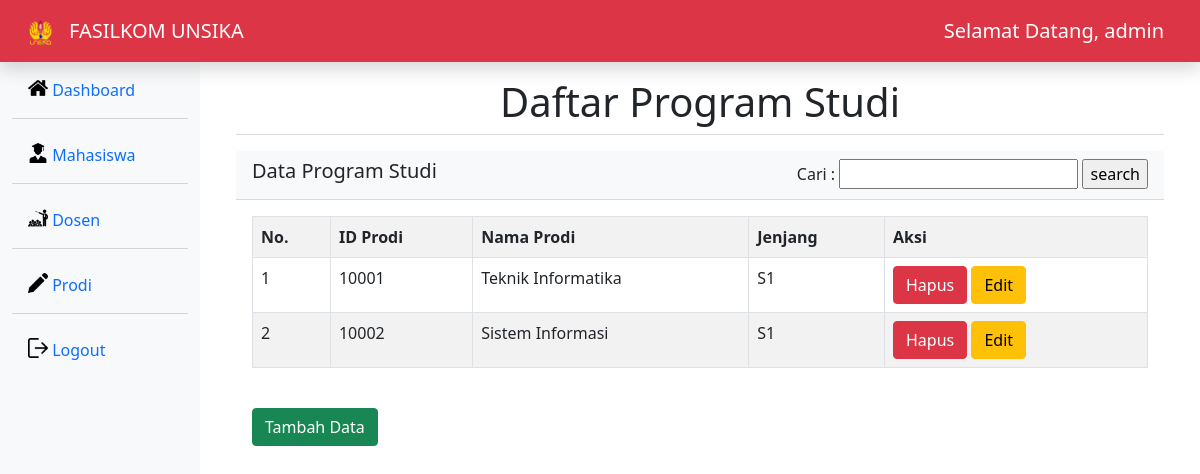
Page /prodi.php (signed in) on the earlier database version.
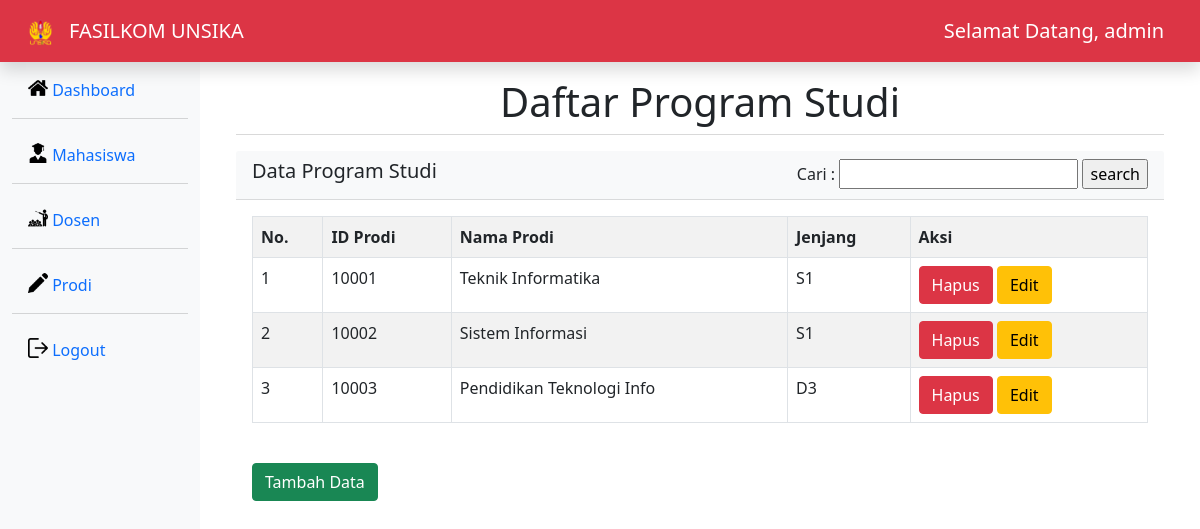
Same page on the later database version.
### tables this page shows
CREATE TABLE `prodi` (
  `id_prodi` int(11) NOT NULL,
  `nama_prodi` varchar(25) NOT NULL,
  `jenjang` varchar(11) NOT NULL
);

### prodi.php (the view, shortened to what this page needs)
<!DOCTYPE html>
<html lang="en">
<head>
    <link rel="stylesheet" href="bootstrap-5.1.3-dist/css/bootstrap.min.css">
</head>
<body>
<nav class="navbar navbar-dark bg-danger flex-md-nowrap p-2 shadow col-12">
    <div class="container-fluid">
        <div class="d-flex flex-row">
            <div class="p-2"><img src="img/Logo_Unsika.png" width="25"></div>
            <div class="p-2"><span class="navbar-brand">FASILKOM UNSIKA</span></div>
        </div>
        <span class="navbar-brand mb-0 float-right">Selamat Datang, <?php echo $_SESSION["username"] ?></span>
    </div>
</nav>
<div class="container-fluid">
	<div class="row">
		<div class="col-md-2 d-none d-md-block bg-light sidebar" style="height: 100vh">
			<div class="sidebar-sticky">
				<ul class="nav flex-column">
                    <li class="nav-item mt-2 active">
						<a class="nav-link" href="index.php">
                        <img src="img/home.png" width="20" height="20" class="d-inline-block align-top">
							Dashboard
						</a>
					</li>
                    <div class="dropdown-divider"></div>
					<li class="nav-item mt-2 active">
						<a class="nav-link" href="mahasiswa.php">
                        <img src="img/student-with-graduation-cap.png" width="20" height="20" class="d-inline-block align-top">
							Mahasiswa
						</a>
					</li>
					<div class="dropdown-divider"></div>
					<li class="nav-item mt-2">
						<a class="nav-link" href="dosen.php">
                        <img src="img/lecture.png" width="20" height="20" class="d-inline-block align-top">
							Dosen
						</a>
					</li>
					<div class="dropdown-divider"></div>
					<li class="nav-item mt-2">
						<a class="nav-link" href="prodi.php">
                        <img src="img/pencil.png" width="20" height="20" class="d-inline-block align-top">
							Prodi
						</a>
					</li>
                    <div class="dropdown-divider"></div>
                    <li class="nav-item mt-2">
						<a class="nav-link" href="logout.php">
                        <img src="img/logout.png" width="20" height="20" class="d-inline-block align-top">
							Logout
						</a>
					</li>
				</ul>
			</div>
		</div>
    <div class="col-10">
            <div class="container-fluid mt-3">
                <h1 class="text-center">Daftar Program Studi</h1>
                <div class="dropdown-divider"></div>
                <div class="car mt-3">
                    <div class="card-header bg-light text-dark d-flex justify-content-between">
                        <h5>Data Program Studi</h5>
                        <form action="prodi.php" method="get">
                            <label>Cari :</label>
                            <input type="text" name="search">
                            <input type="submit" value="search">
                        </form>
                    </div>
                    <div class="card-body">
                        <table class="table table table-bordered table-striped">
                            <tr>
                                <th>No.</th>
                                <th>ID Prodi</th>
                                <th>Nama Prodi</th>
                                <th>Jenjang</th>
                                <th>Aksi</th>
                            </tr>
                            <?php
                            include 'koneksi.php';
                            if(isset($_GET['search'])){
                                $search = $_GET['search'];
                                $data = mysqli_query($koneksi,"SELECT * FROM prodi where nama_prodi like '%".$search."%'
                                OR id_prodi like '%".$search."%' OR jenjang like '%".$search."%'") or die(mysqli_error($koneksi));
                            }else{
                                $data = mysqli_query($koneksi,"SELECT * FROM prodi ORDER BY id_prodi ASC") or die(mysqli_error($koneksi));
                            }
                            $no = 1;
                            while($prodi = mysqli_fetch_array($data)){
                            ?>
                            <tr>
                                <td><?= $no++;?></td>
                                <td><?php echo $prodi['id_prodi'];?></td>
                                <td><?php echo $prodi['nama_prodi'];?></td>
                                <td><?php echo $prodi['jenjang'];?></td>
                                <td>
                                    <a href="prodi_delete.php?id_prodi=<?php echo $prodi['id_prodi']?>" class="btn btn-danger" onclick="return confirm('Anda akan menghapus data ini ?')">Hapus</a>
                                    <a href="prodi_update.php?id_prodi=<?php echo $prodi['id_prodi']?>" class="btn btn-warning">Edit</a>
                                </td>
                            </tr>
                                <?php }
                                ?>
                        </table>
                        <a class="btn btn-success my-4" href="prodi_create.php" >Tambah Data</a>
                    </div>
                </div>
            </div>
        </div>
    </div>
</div>
</body>
</html>

Differences in the rows shown:
added prodi: id_prodi "10003", nama_prodi "Pendidikan Teknologi Info", jenjang "D3"
